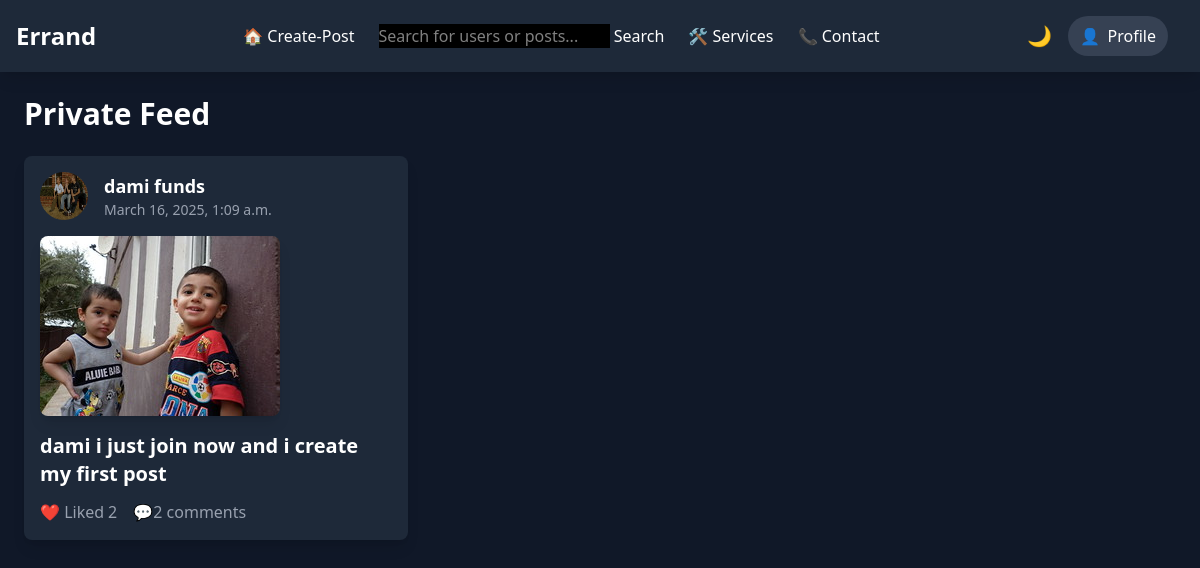
/private-feed/ (signed in), run on the app's committed database.
### errandApp/models.py (models this page shows, shortened)
class Post(models.Model):
    id = models.CharField(max_length=100, default=uuid.uuid4, unique=True, primary_key=True, editable=False)
    author = models.ForeignKey(User, on_delete=models.CASCADE)  # User who created the post
    description = models.TextField()  # Post description
    likes = models.ManyToManyField(User, related_name='likedposts',through='LikedPost')
    image = models.ImageField(upload_to='post_images', blank=True, null=True)  # Post image (optional)
    created_at = models.DateTimeField(default=timezone.now)  # Timestamp

class Profile(models.Model):
    user = models.OneToOneField(User, on_delete=models.CASCADE,related_name='profile')
    image = models.ImageField(upload_to='profile_pics', null=True, blank=True)
    fullname = models.CharField(max_length=50, null=True, blank=True)
    email = models.CharField(max_length=20,unique=True,null=True)
    city = models.CharField(max_length=20, null=True, blank=True)
    state = models.CharField(max_length=20, null=True, blank=True)
    country = models.CharField(max_length=20, null=True, blank=True)
    occupation = models.CharField(max_length=30, null=True, blank=True)
    socials = models.CharField(max_length=100, null=True, blank=True)
    bio = models.TextField(null=True, blank=True)
    created = models.DateTimeField(auto_now_add=True)
    @property
    def avatar(self):
        try:
            avatar = self.image.url
        except:
            avatar = static('image/smile.jpeg')
        return avatar
    @property
    def name(self):
        if self.fullname:
            name = self.fullname
        else:
            name = self.user.username
        return name

### errandApp/views.py (the view)
# urls.py: path('private-feed/', views.private_feed, name='private_feed'),
@login_required
def private_feed(request):
    favorite_users = request.user.favorite_users.values_list('favorite_user', flat=True)
    posts = Post.objects.filter(author__in=favorite_users).order_by('-created_at')
    return render(request, 'private_feed.html', {'posts': posts})

### templates/private_feed.html (shortened to what this page needs)
{% include 'base.html' %}
{% load static %}
{% block content %}
<div class="bg-gray-900 text-white p-6 items-center justify-center min-h-screen">
    <h1 class="text-3xl font-bold mb-6">Private Feed</h1>
    <div id="posts">
        {% for post in posts %}
        <div class="post-card bg-gray-800 shadow-lg rounded-lg overflow-hidden p-4 mb-6 max-w-sm">
            {% if post.author %}
            <div href="" class="flex items-center space-x-4">
                {% if post.author.profile.avatar and post.author.profile.avatar.url != '/media/default.jpg' %}
                <img src="{{ post.author.profile.avatar }}" alt="Profile" class="w-12 h-12 rounded-full">
                {% else %}
                <img src="{% static 'image/smile.jpeg' %}" alt="Profile" class="w-12 h-12 rounded-full">
                {% endif %}
                <div>
                    <a href="{% url 'user_dashboard' username=post.author.username %}">
                    <h2 class="text-lg font-semibold">{{ post.author.profile.name }}</h2>
                    </a>
                    <p class="text-gray-400 text-sm">{{ post.created_at }}</p>
                </div>
            </div>
            {% endif %}
            {% if post.image %}
            <a href="{% url 'single_post' post.id %}">
                <div class="mt-4">
                    <img src="{{ post.image.url }}" alt="Post Image" class="rounded-lg shadow-lg">
                </div>
            </a>
            {% endif %}
            <h3 class="mt-4 text-xl font-bold">{{ post.description }}</h3>
            <div class="mt-3 flex justify-between items-center text-gray-400">
                <div class="flex items-center space-x-4">
                    {% include 'partials/like_section.html' %}
                    <a href="{% url 'single_post' post.id %}" class="flex items-center space-x-1 hover:text-green-400">
                        💬 <span>{{ post.comments.count }} comment{% if post.comments.count != 1 %}s{% endif %}</span>
                    </a>
                </div>
            </div>
        </div>
        {% empty %}
            <p>No posts from your favorite users yet.</p>
        {% endfor %}
    </div>
</div>
{% endblock %}

### templates/partials/like_section.html
<div>
    <div id="like-section-{{ post.id }}" class="flex items-center space-x-1 hover:text-blue-400">
        {% if user.is_authenticated and user != post.author %}
        {% if user in post.likes.all %}
        <a hx-get="{% url 'like-post' post.id %}" class="flex items-center space-x-1         hover:text-blue-400    cursor-pointer "
            hx-target="closest div"
            hx-swap="outerHTML">
            ❤️ Liked
            {% else %}
            <a hx-get="{% url 'like-post' post.id %}" class="flex items-center space-x-1 hover:text-blue-400 cursor-pointer "
            hx-target="closest div"
            hx-swap="outerHTML">
            🤍 Like
            {% endif %}
        </a>
        {% endif %}
        <span> {{ post.likes.count }} </span>
    </div>
</div>

### data on the page
Post: author.profile.avatar (picture), author.profile.name "dami funds", created_at "March 16, 2025, 1:09 a.m.", image (picture), description "dami i just join now and i create my first post", shows "❤️ Liked", likes.count "2", comments.count "2"
